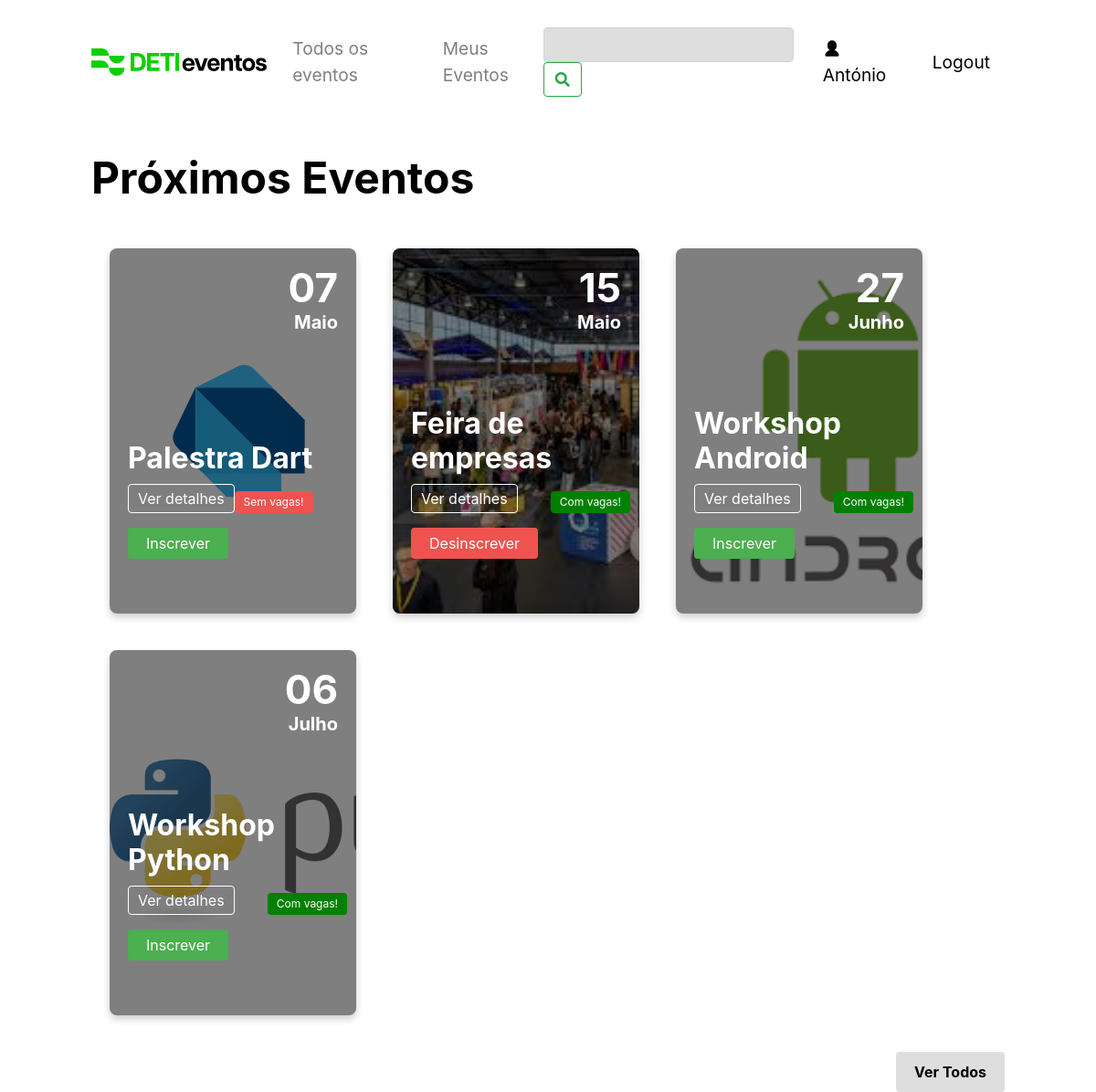
Before: / (signed in) with the older database file.
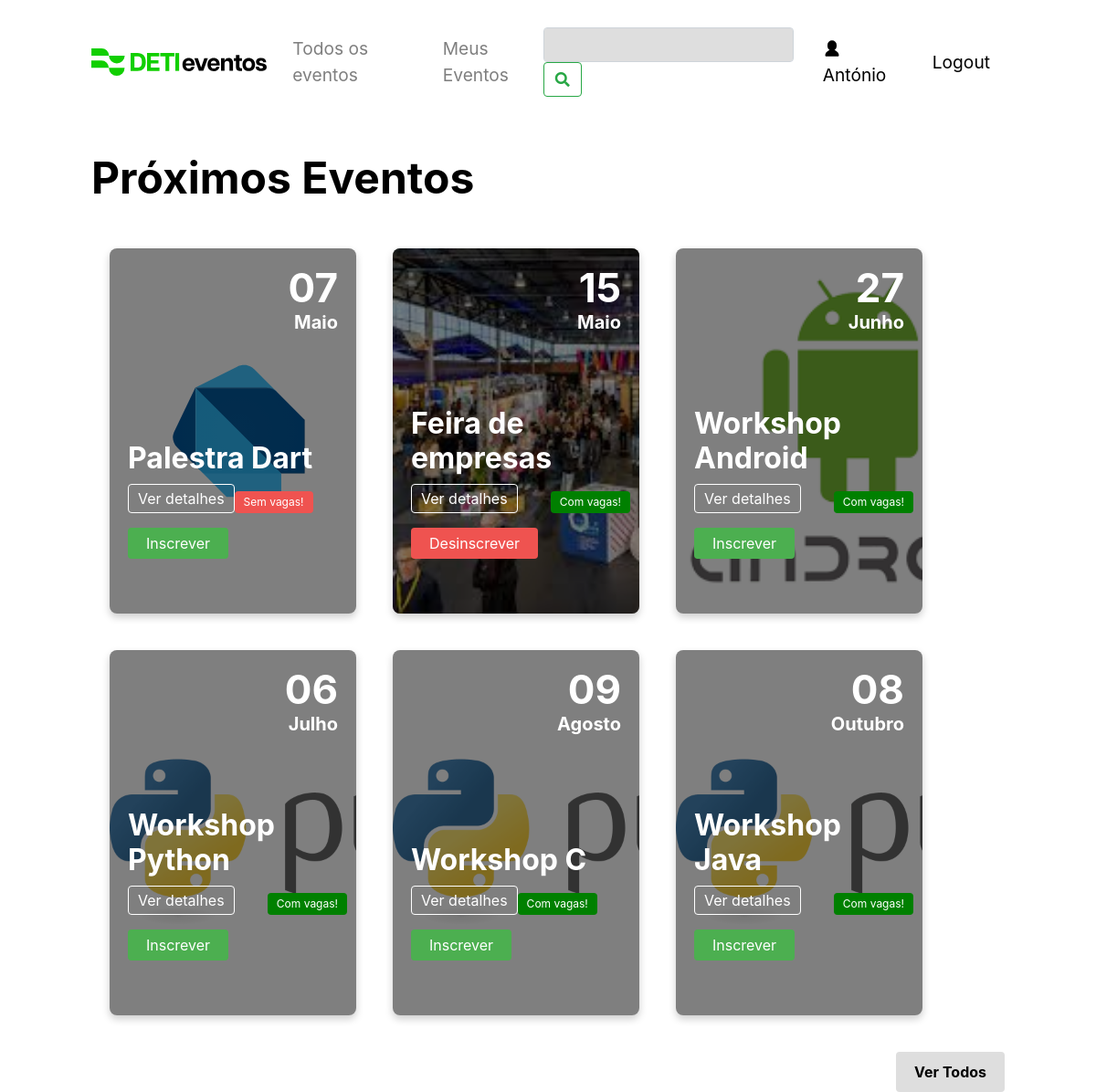
After: the same page with the newer database file.
### tables this page shows
CREATE TABLE users (
    id INTEGER PRIMARY KEY,
    email TEXT NOT NULL,
    name TEXT NOT NULL,
    password TEXT NOT NULL
    );

CREATE TABLE events (
    id INTEGER PRIMARY KEY,
    name TEXT NOT NULL,
    description TEXT NOT NULL,
    location TEXT NOT NULL,
    image TEXT,
    date DATE,
    user_id INTEGER,           
    colaborator TEXT , 
    vagas INTEGER,
    lotacao INTEGER,
    preco INTEGER,
    esgotado boolean DEFAULT 0,
    FOREIGN KEY(user_id) REFERENCES users(id)
    );

### DETI_EVENTOS_CODIGO/app.py (the view)
@app.route('/')
def home():
    user_id = get_user_id(session.get('user_email'))
    print(user_id)
    if 'user_email' not in session:
        return redirect(url_for('login'))
    events = get_events()
    converted_events = []
    for event in events:
        converted_event = list(event)
        converted_event[5] = datetime.strptime(event[5], '%Y-%m-%d').date()
        converted_events.append(tuple(converted_event))
    converted_events.sort(key=lambda x: x[5])
    user_events = get_user_events(user_id)
    user_events = list(user_events)
    is_admin = 'user_email' in session and session.get('user_email') == "admin@gmail.com"
    name  = session.get('user_name')
    if name is  not None:
        user = True
    event = get_events()
    return render_template('index.html', events=converted_events, is_admin=is_admin, user=user, name=name, event=event,  user_id = user_id, user_events=user_events)

### DETI_EVENTOS_CODIGO/app.py (called while the page is built)
@app.template_filter('formatdate')
def format_date(value, format='%d-%B'):
    if value is None:
        return ""
    month_names = {
        'January': 'Janeiro', 'February': 'Fevereiro', 'March': 'Março',
        'April': 'Abril', 'May': 'Maio', 'June': 'Junho',
        'July': 'Julho', 'August': 'Agosto', 'September': 'Setembro',
        'October': 'Outubro', 'November': 'Novembro', 'December': 'Dezembro'
    }
    formatted_date = value.strftime(format)
    for eng, pt in month_names.items():
        formatted_date = formatted_date.replace(eng, pt)
    return formatted_date

### DETI_EVENTOS_CODIGO/models.py (called while the page is built)
def get_user_id(email):
    connection = sqlite3.connect('data.db', check_same_thread=False)
    cursor = connection.cursor()
    cursor.execute("SELECT id FROM users WHERE email = ?", (email,))
    user_id = cursor.fetchall()
    if len(user_id) == 0:
        return None
    return user_id[0][0]

def get_events():
    connection = sqlite3.connect('data.db', check_same_thread=False)
    cursor = connection.cursor()
    try:
        cursor.execute("SELECT * FROM events")
        results = cursor.fetchall()
        return results
    except Exception as e:
        print(e)
        return None

def get_user_events(user_id):
    connection = sqlite3.connect('data.db', check_same_thread=False)
    cursor = connection.cursor()
    try:
        cursor.execute("SELECT * FROM user_events WHERE user_id = ?", (user_id,))
        results = cursor.fetchall()
        return results
    except Exception as e:
        print(e)
        return None

### DETI_EVENTOS_CODIGO/templates/index.html (shortened to what this page needs)
<!DOCTYPE html>
<html lang="en">
<head>
  <link rel="stylesheet" href="https://cdnjs.cloudflare.com/ajax/libs/font-awesome/5.15.1/css/all.min.css">
  <link rel="stylesheet" href="https://stackpath.bootstrapcdn.com/bootstrap/4.3.1/css/bootstrap.min.css">
  <link rel="stylesheet" href="/static/css/navbar_style.css">
  <link rel="stylesheet" href="/static/css/style.css">
  <link rel="stylesheet" href="/static/css/pop_up.css">
  <link rel="stylesheet" href="https://cdnjs.cloudflare.com/ajax/libs/font-awesome/5.15.3/css/all.min.css">
</head>
<body>
  <nav class="navbar_style navbar navbar-expand-lg navbar-light bg-light">
    <a href="/">
      <img src="/static/images/DETI.svg" alt="DETI Logo">
    </a>
    <div class="collapse navbar-collapse" id="navbarNav">
      <ul class="navbar-nav">
        <li class="nav-item">
          <a class="nav-link navbar_style_links" href="/todos_os_eventos">Todos os eventos</a>
        </li>
        <li class="nav-item">
          <a class="nav-link navbar_style_links" href="/meus_eventos">Meus Eventos</a>
        </li>
      </ul>
      <form class="form-inline ml-auto" action="/search" method="get">
        <input class="form-control mr-sm-2 navbar_style_search" type="text" placeholder="" name="q"
          aria-label="Campo_Pesquisa">
        <button class="btn btn-outline-success my-2 my-sm-0" type="submit"><i class="fas fa-search"
            aria-label="Botao_Pesquisar"></i></button>
      </form>
        {% if user %}
        <a class="nav-link ml-2 navbar_style_login" href="/meus_eventos">
          <img class="login-icon" src="static/images/user_icon.svg" alt="User Icon">
          {{ name }}
          {% endif %}
        </a>
        <a class="nav-link ml-2 navbar_style_login" href="/logout">
          Logout
        </a>
    </div>
  </nav>
  <div class="events-header">
    <h1>Próximos Eventos</h1>
  </div>
  <div class="event-card-container">
    {% for event in events %}
    <div class="event-card" style="background-image: url('{{event[4]}}'); background-size: cover; margin: 20px;">
      <div class="event-content">
        <div class="event-day">{{ event[5]|formatdate('%d') }}</div>
        <div class="event-month">{{ event[5]|formatdate('%B') }}</div>
      </div>
      <div class="event-info">
        <h2 class="event-title">{{event[1]}}</h2>
        <div class="event-details">
          <p class="event-details-btn" id="details-btn" data-event-id="{{ event[0] }}" data-event-title="{{ event[1] }}"
            data-event-description="{{ event[2] }}" data-event-organizer="{{ event[3] }}"
            data-event-image="{{ event[4] }}" data-event-date="{{ event[5] }}" data-event-capacity="{{ event[8] }}"
            data-event-price="{{ event[9] }}" data-event-vacancies="{{ event[10] }}"
            data-event-location="{{ event[6] }}" data-event-collaborator="{{ event[7] }}"
            data-event-category="{{ event[12] }}">Ver detalhes</p>
          {% if event[11]%}
          <p class="event-status-btn"> Sem vagas!</p>
          {% endif %}
          {% if not event[11]%}
          <p class="event-status-btn-verde"> Com vagas!</p>
          {% endif %}
        </div>
        {% if not is_admin %}
        <form method="POST" action="/inscrever/{{ event[0] }}">
          {% if user_events[1][0] == user_id and event[0] == user_events[1][1] %}
          <button type="submit" class="desinscrever-button"> Desinscrever</button>
          {% else %}
          <button type="submit" class="inscrever-button">Inscrever</button>
          {% endif %}
        </form>
        {% endif %}
      </div>
    </div>
    {% endfor %}
  </div>
  <div class="view-all-container">
    <button class="view-all-button" onclick="window.location.href = '/todos_os_eventos'">Ver Todos</button>
  </div>
</body>
</html>

### DETI_EVENTOS_CODIGO/static/css/navbar_style.css (style rules this page uses)
.navbar_style { padding: 30px 0px; margin-bottom: 30px; display: flex; background-color: white !important; font-size: 1.2rem !important; }
.navbar_style img { height: 30px; }
.nav-item { margin-left: 20px !important; }
.navbar_style_login { color: #000 !important; }
.navbar_style_search { background-color: #DEDEDE !important; }
.login-icon { height: 20px; width: 20px; margin-top: -3px; }

### DETI_EVENTOS_CODIGO/static/css/style.css (style rules this page uses)
:root { --primary-color: #4CAF50; --secundary-color: black; }
body { margin: 0; padding: 0 100px; font-family: Inter, sans-serif; }
h1 { color: black; font-weight: 700; font-size: 3rem; }
h2 { color: black; font-weight: 700; font-size: 3rem; }
.navbar { background-color: white; color: var(--secundary-color); overflow: auto; }
.events-header { display: flex; margin-bottom: 20px; justify-content: space-between; align-items: center; }
.view-all-container { display: flex; margin-top: 20px; justify-content: flex-end; }
.view-all-button { padding: 10px 20px; background-color: #DEDEDE; color: black; border: none; font-weight: 700; border-radius: 4px; cursor: pointer; text-align: left; }
.event-card-container { display: flex; flex-wrap: wrap; }
.event-card { position: relative; width: 270px; height: 25rem; padding: 20px; border-radius: 8px; box-shadow: 0 4px 8px rgba(0, 0, 0, 0.2); overflow: hidden; margin-right: 20px; background: #fff; }
.event-card::before { content: ""; position: absolute; top: 0; right: 0; bottom: 0; left: 0; background: rgba(0, 0, 0, 0.5); }
.event-info { position: absolute; bottom: 15%; padding-right: 10px; }
.event-title { margin: 8px 0; font-size: 2rem; color: white; }
.event-details-btn, .event-status-btn, .event-status-btn-verde { padding: 3px 10px; border: none; border-radius: 4px; cursor: pointer; }
.event-details-btn { border: 1px solid white; color: white; }
.event-status-btn { background-color: #ef5350; color: white; font-size: 12px; }
.event-status-btn-verde { background-color: green; color: white; font-size: 12px; }
.event-details { display: flex; justify-content: space-between; align-items: flex-end; }
.event-content { display: block; position: relative; text-align: right; color: white; font-size: 2rem; font-weight: 700; }
.event-day { margin-top: -10px; font-size: 44px; }
.event-month { font-size: 1.25rem; margin-top: -10px; }
.event-content, .event-info, .event-details, .event-title, .event-details-btn, .event-status-btn { color: white; }
.inscrever-button { background-color: #4CAF50; color: white; padding: 5px 20px; border: none; border-radius: 4px; cursor: pointer; }
.desinscrever-button { background-color: #ef5350; color: white; padding: 5px 20px; border: none; border-radius: 4px; cursor: pointer; }

Changed rows visible on the page:
added events: image (picture), event "09", event "Agosto", name "Workshop C", esgotado "Com vagas!", shows "Inscrever"
added events: image (picture), event "08", event "Outubro", name "Workshop Java", esgotado "Com vagas!", shows "Inscrever"
